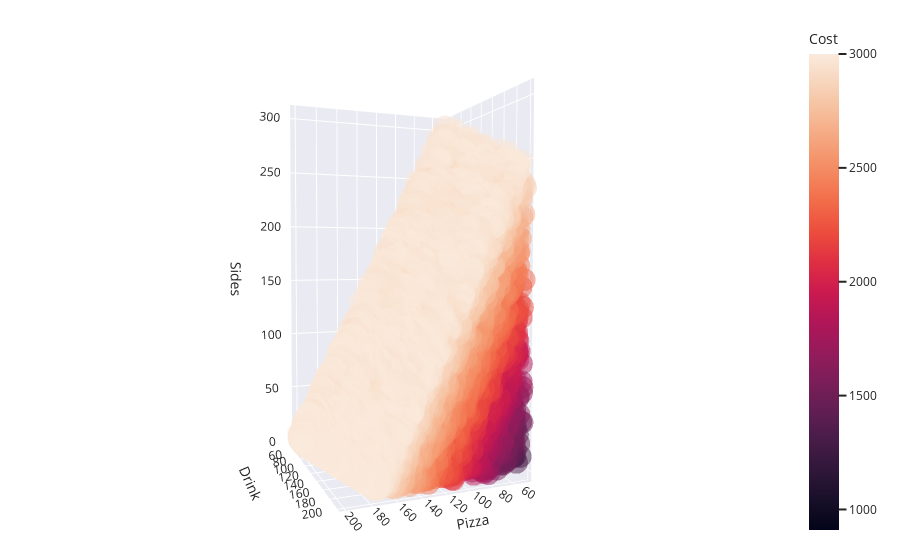

Notebook code cell kept with this figure:
### Markdown cell above
In the cell below add your own side choice, changing `side_price` to be the price of the side and `servings` to be how many servings are in that side.

### Code cell
df2 = add_sides(df, side_price = 7, servings = 8)

### Figure 1 — Plotly figure (JSON) as saved in the notebook; plotly's stock layout.template omitted (floating-point values rounded to 4 significant figures; data arrays with more than 128 entries replaced by an {"elided": "..."} marker saying what was removed)
{"data": [{"hovertemplate": "Pizza=%{x}<br>Drink=%{y}<br>Sides=%{z}<br>Cost=%{marker.color}<extra></extra>", "legendgroup": "", "marker": {"color": {"elided": "20713 float values"}, "coloraxis": "coloraxis", "opacity": 0.5, "symbol": "circle"}, "mode": "markers", "name": "", "scene": "scene", "showlegend": false, "type": "scatter3d", "x": {"elided": "20713 int values"}, "y": {"elided": "20713 int values"}, "z": {"elided": "20713 int values"}}], "layout": {"coloraxis": {"colorbar": {"title": {"text": "Cost"}}, "colorscale": [[0, "rgb(2,4,25)"], [0.0625, "rgb(24,15,41)"], [0.125, "rgb(47,23,57)"], [0.1875, "rgb(71,28,72)"], [0.25, "rgb(97,30,82)"], [0.3125, "rgb(123,30,89)"], [0.375, "rgb(150,27,91)"], [0.4375, "rgb(177,22,88)"], [0.5, "rgb(203,26,79)"], [0.5625, "rgb(223,47,67)"], [0.625, "rgb(236,76,61)"], [0.6875, "rgb(242,107,73)"], [0.75, "rgb(244,135,95)"], [0.8125, "rgb(245,162,122)"], [0.875, "rgb(246,188,153)"], [0.9375, "rgb(247,212,187)"], [1, "rgb(250,234,220)"]]}, "legend": {"tracegroupgap": 0}, "margin": {"b": 20, "l": 20, "r": 20, "t": 20}, "scene": {"camera": {"eye": {"x": 1, "y": 2.5, "z": 0.1}}, "domain": {"x": [0, 1], "y": [0, 1]}, "xaxis": {"title": {"text": "Pizza"}}, "yaxis": {"title": {"text": "Drink"}}, "zaxis": {"title": {"text": "Sides"}}}}}
